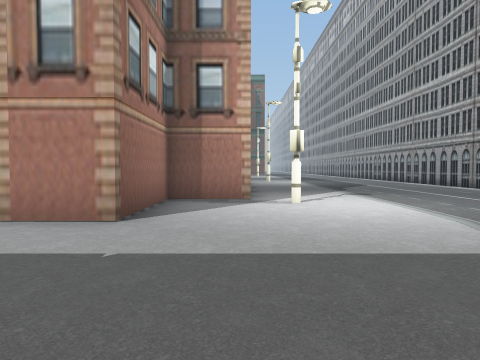
[1] (above)

21 first-person views from a walk through a Unity game level. The camera is 1.2 m above the floor, tilts 2° down and sees 70° across. The floor is counted in squares, 1.63 m on a side. Each view is taken from the middle of a square. On the plan, view 1 faces up. The plan holds only what a view shows up to about 11 squares ahead; the rest is blank. The place goes on beyond the plan. The player is left out. Some animated figures are left out. Some surface patterns are stand-ins.

[2]
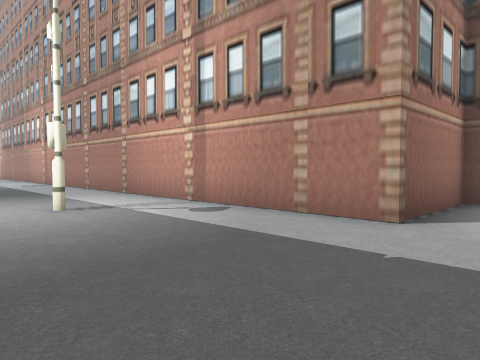

[3]
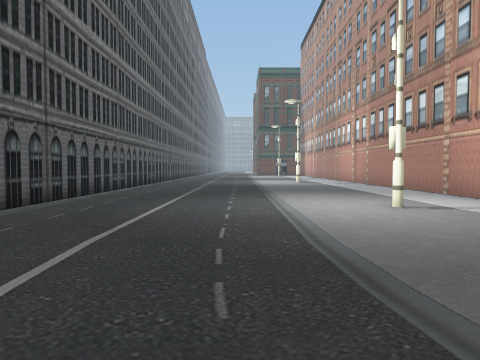

[4]
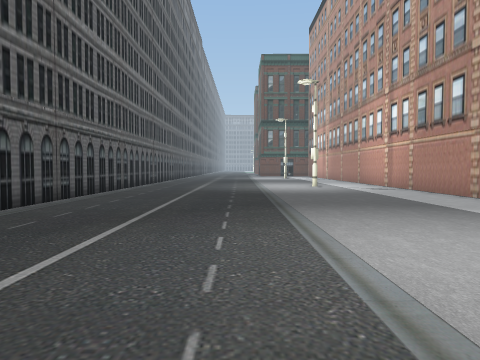

[5]
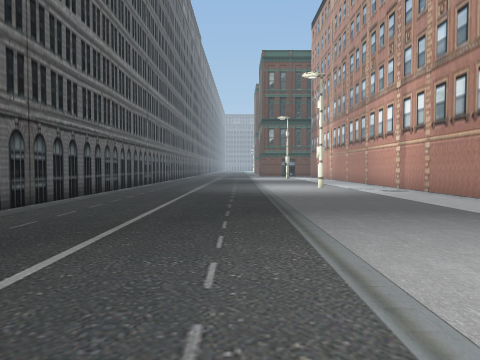

[6]
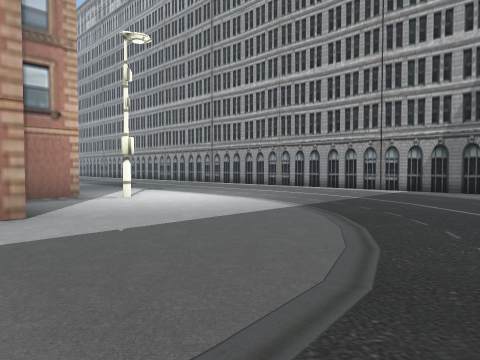

[7]
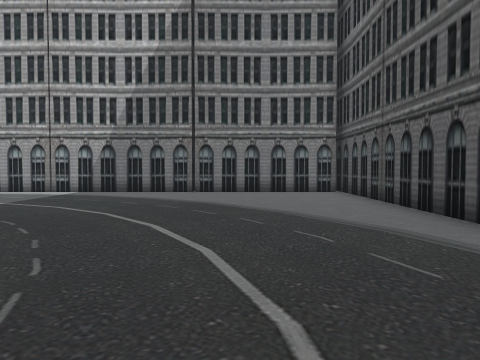

[8]
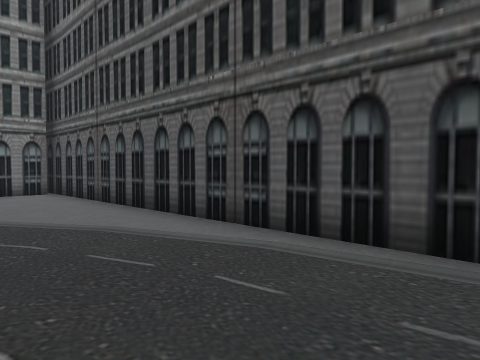

[9]
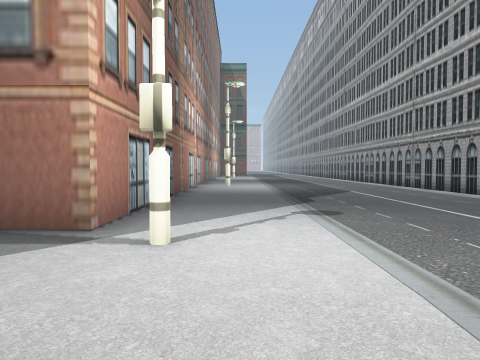

[10]
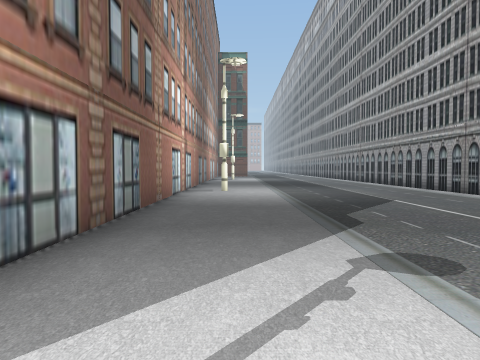

[11]
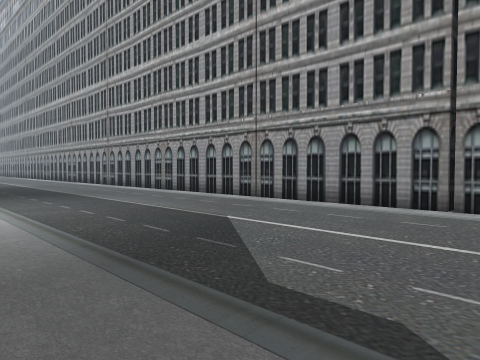

[12]
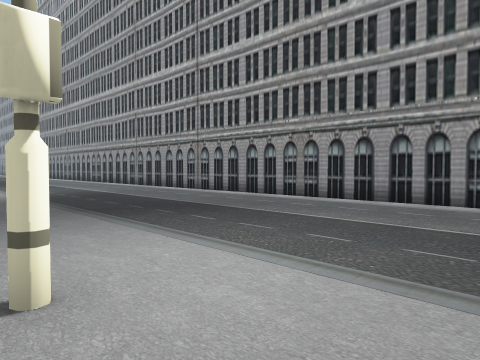

[13]
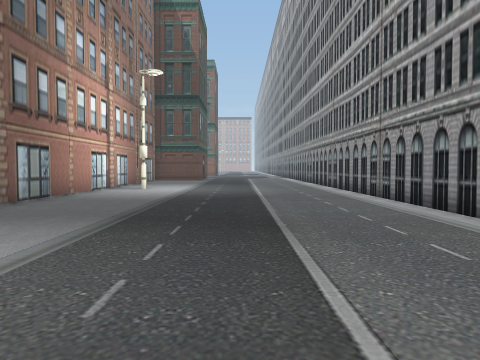

[14]
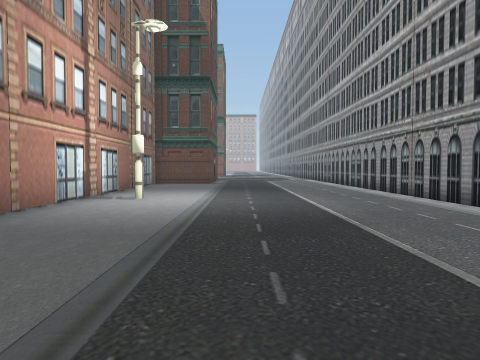

[15]
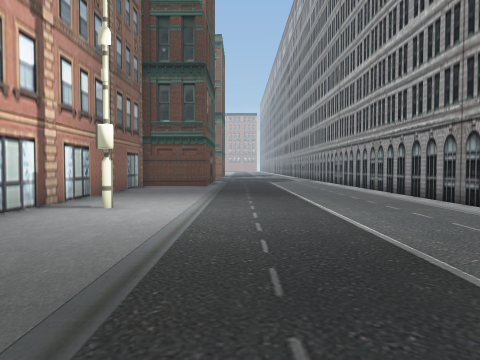

[16]
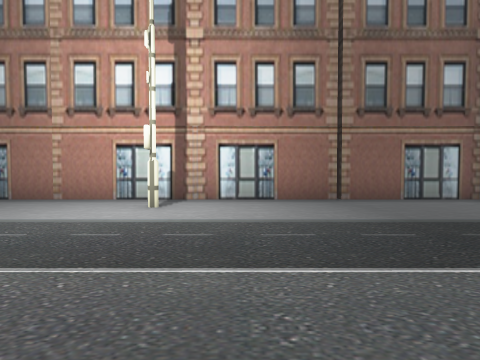

[17]
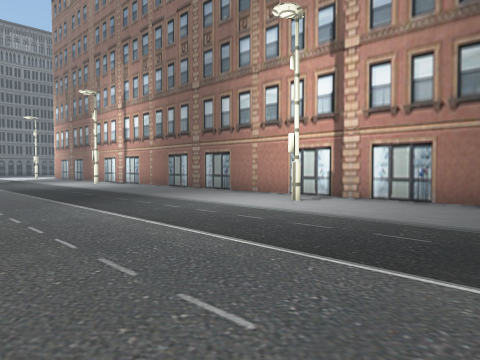

[18]
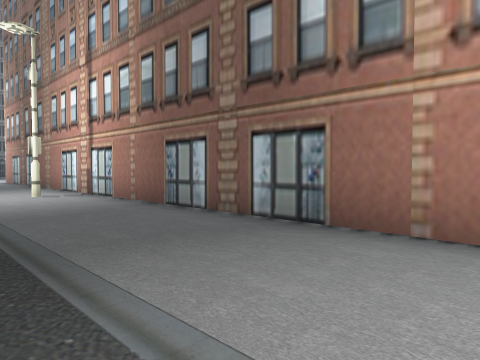

[19]
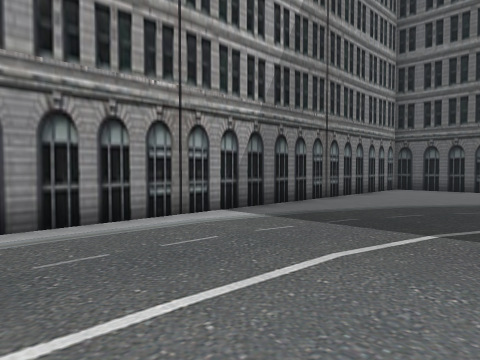

[20]
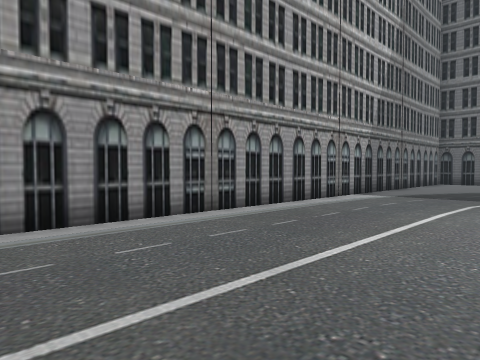

[21]
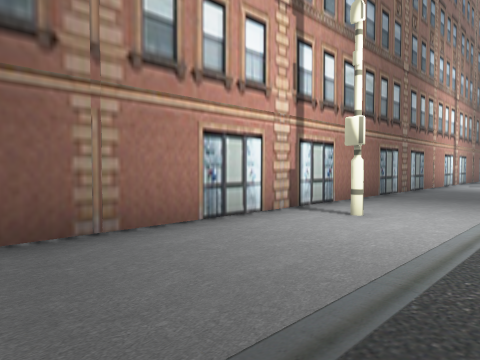

### Floor plan
Key: @ floor where view 1 was taken; # wall or solid block; . floor; B building.
Columns run from 16 left of view 1 to 9 right of it. Each row starts with its distance up from view 1.
 34                 B........
 33              BBBB........#
 32                 #........#
 31                 #........#
 30                 #........B
 29                 #.#......#
 28                 #........#
 27                 #........#
 26                 #........B
 25                 #........#
 24                 #........#
 23                 #........#
 22                 #........#
 21                 #........B
 20                 #........#
 19                 #........#
 18                 #.#......#
 17                 #........#
 16                 #........#
 15                 #........#
 14                 #........#
 13                 #........B
 12                 #........B
 11                 #........#
 10                 #........#
  9                ##........#
  8               ##B........#
  7               #..#.......#
  6               #..........#
  5 BB#####B#####BB..........#
  4 .........................B
  3 .........................#
  2 ..........#..............#
  1 .........................#
  0 ................@........#
 -1 .........................B
 -2 .........................#
 -3 .........................#
 -4 ............. ...........#
 -5 #BBBBBBBBB#    ##BBBBBB###

Positions as (right, up) in squares from view 1, and headings:
1: (0, 0), facing up
2: (0, 0), facing up-left
3: (0, -1), facing left
4: (-4, -1), facing left
5: (-5, -1), facing left
6: (-3, -1), facing up-right
7: (-2, -2), facing right
8: (-2, -2), facing down-right
9: (2, 4), facing up
10: (2, 7), facing up
11: (2, 11), facing up-right
12: (1, 16), facing up-right
13: (5, 17), facing up
14: (4, 21), facing up
15: (4, 23), facing up
16: (8, 31), facing left
17: (8, 34), facing down-left
18: (4, 28), facing down-left
19: (4, 7), facing down-right
20: (4, 12), facing down-right
21: (4, 13), facing up-left
